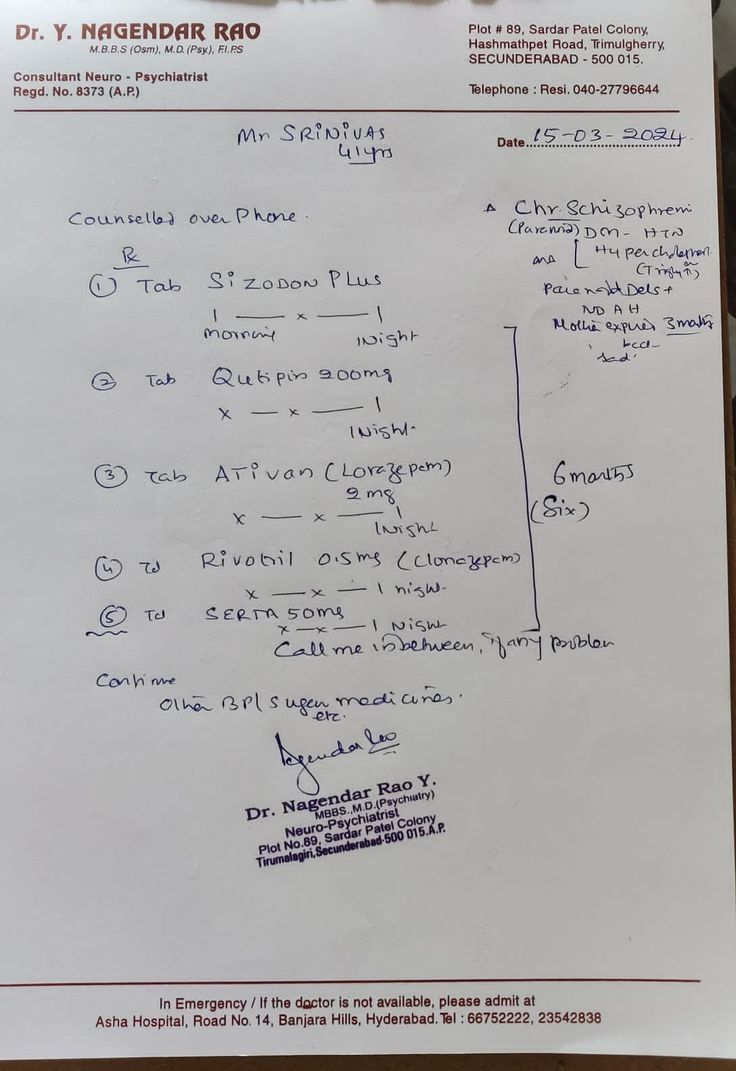
#> input picture Medi_scan/uploads/sample2.jpg, 736 x 1071 px
$ python -i ocr.py   (imports and definitions only)
#> lines starting #> are read from the running program, lines starting #| are printed output that depends on the picture; after the words box and inside, x2 and y2 are one past the last pixel; in counts of white or black regions, pixels touching at a corner belong together
import cv2
import pytesseract
from django.conf import settings

# Configure Tesseract path if provided (Windows)
if getattr(settings, "TESSERACT_CMD", ""):
    pytesseract.pytesseract.tesseract_cmd = settings.TESSERACT_CMD

def preprocess_image(image_path: str):
#> called with image_path = '../uploads/sample2.jpg'
    img = cv2.imread(image_path)
#> img is the input picture: shape (1071, 736, 3); mean B, G, R 173, 172.9, 174.5
    if img is None:
        raise ValueError("Could not read image")
    gray = cv2.cvtColor(img, cv2.COLOR_BGR2GRAY)
    # denoise
    gray = cv2.fastNlMeansDenoising(gray, h=30)
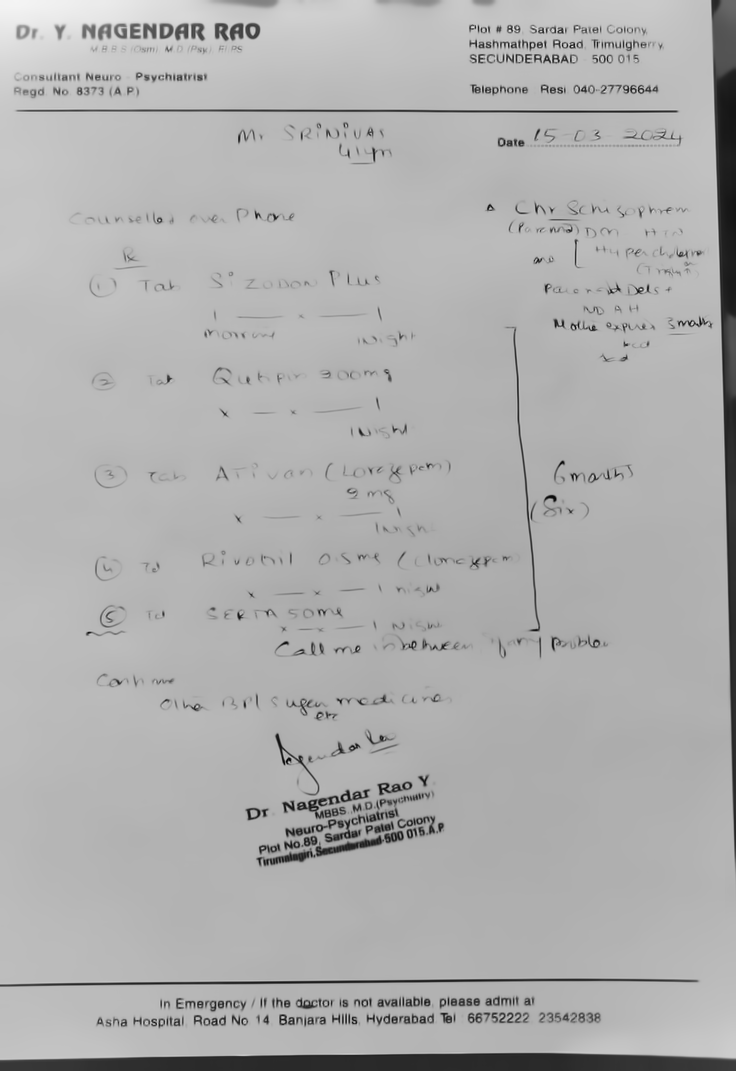
#> gray: shape (1071, 736); min 5, max 244, mean 174.8
    # threshold
    th = cv2.threshold(gray, 0, 255, cv2.THRESH_BINARY + cv2.THRESH_OTSU)[1]
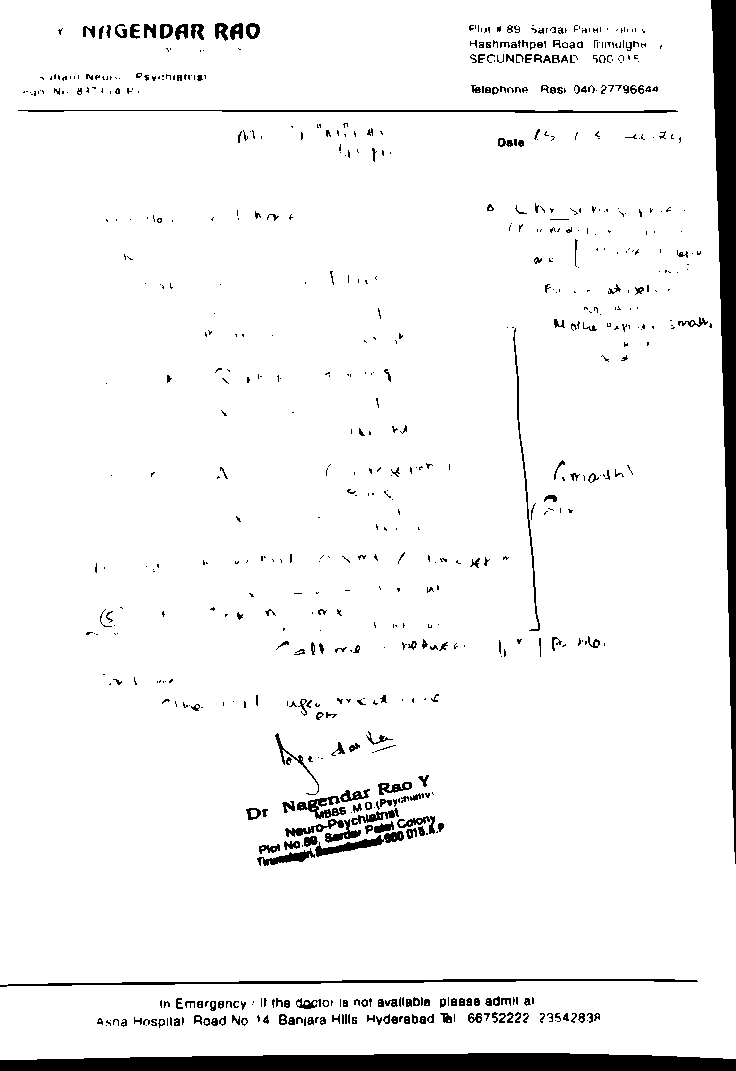
#> th: shape (1071, 736); 94.8% white; 714 black regions (463 under 20 px), largest, box (x1, y1, x2, y2) and area: (0, 1053, 736, 1071) 11215, (711, 0, 736, 864) 10721, (0, 979, 698, 987) 1729
    return th

def extract_text(image_path: str) -> str:
    processed = preprocess_image(image_path)
    # Use LSTM recognition engine. PSM 6: Assume a single uniform block of text.
    config = "--oem 1 --psm 6"
    text = pytesseract.image_to_string(processed, config=config)
    return text

>>> result = preprocess_image('../uploads/sample2.jpg')

$ run again, on Medi_scan/uploads/sample4.jpg
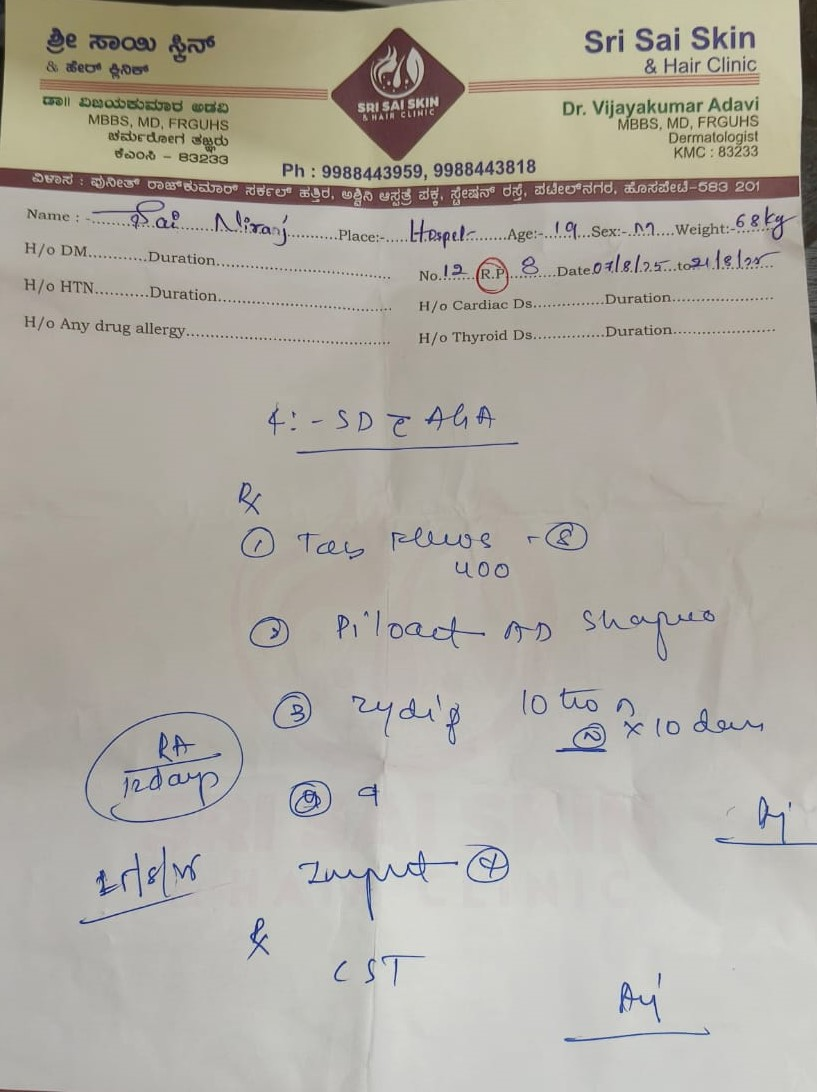
#> input picture Medi_scan/uploads/sample4.jpg, 817 x 1092 px
#> in preprocess_image, img is the input picture: shape (1092, 817, 3); mean B, G, R 161.7, 170.9, 175.3
#> in preprocess_image, `gray = cv2.fastNlMeansDenoising(gray, h=30)`:
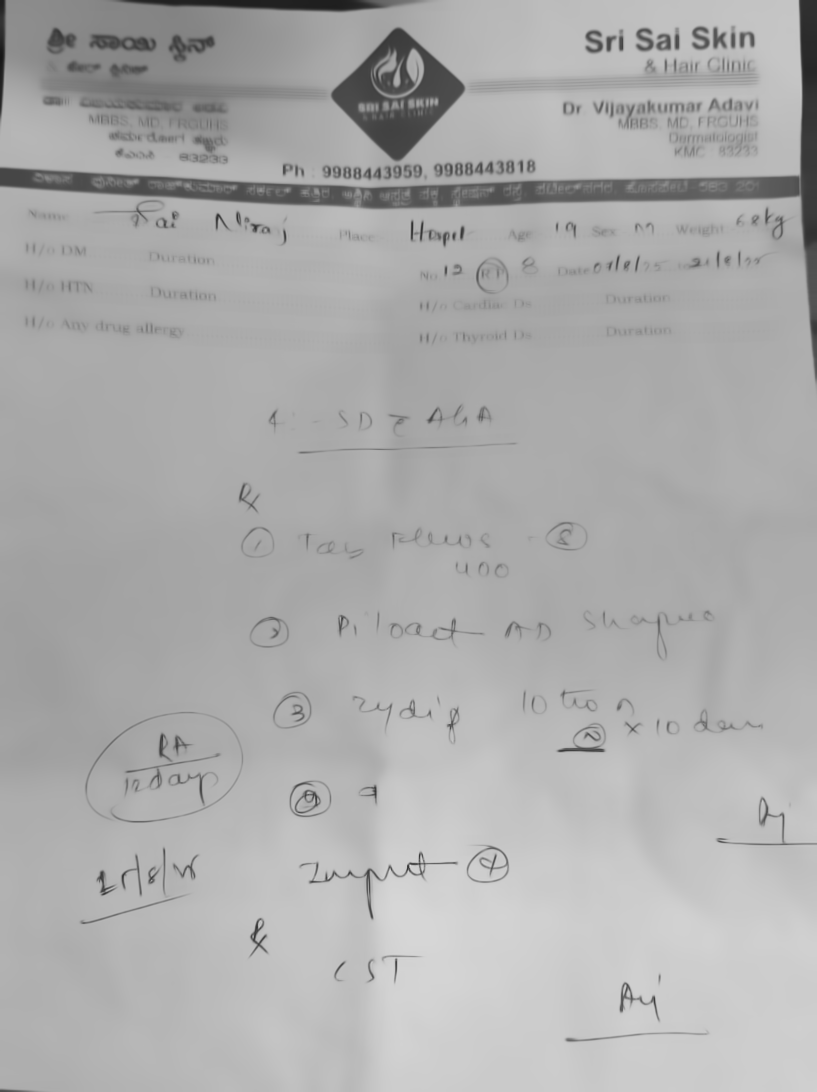
#> gray: shape (1092, 817); min 22, max 223, mean 172.2
#> in preprocess_image, `th = cv2.threshold(gray, 0, 255, cv2.THRESH_BINARY + cv2.THRESH_OTSU)[1]`:
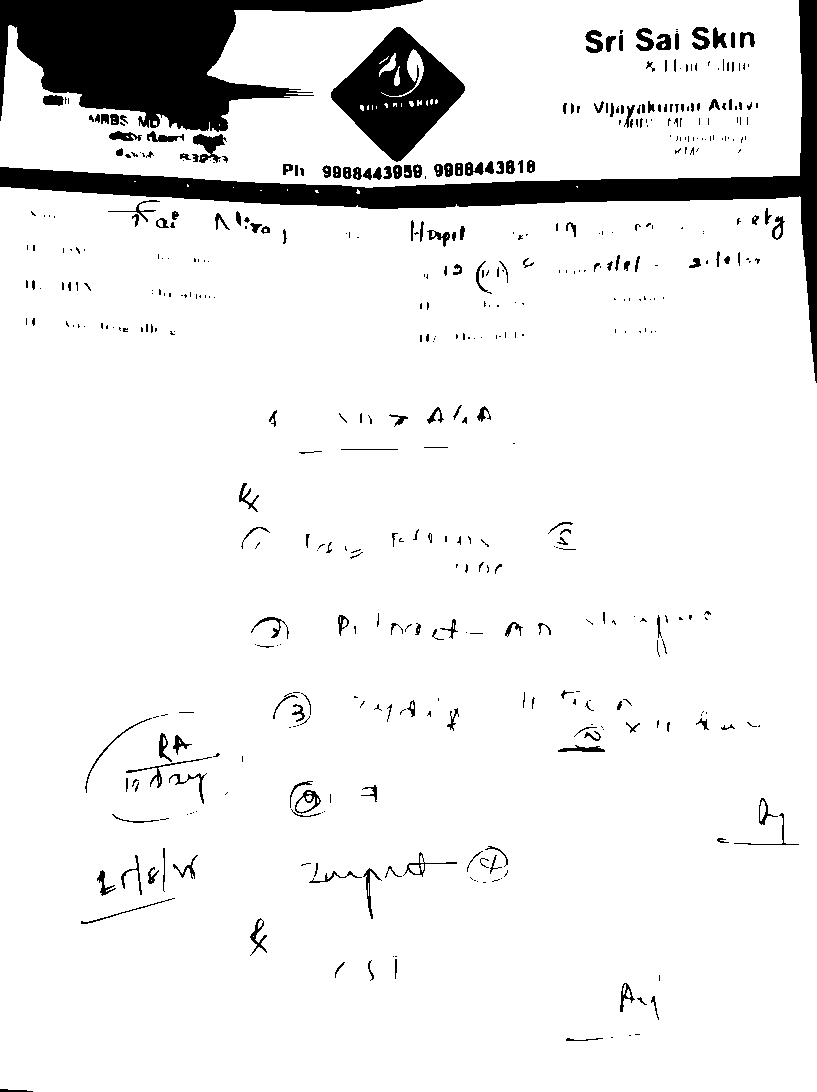
#> th: shape (1092, 817); 91.8% white; 485 black regions (290 under 20 px), largest, box (x1, y1, x2, y2) and area: (0, 0, 423, 132) 26026, (0, 0, 817, 383) 22175, (331, 27, 465, 162) 8989
